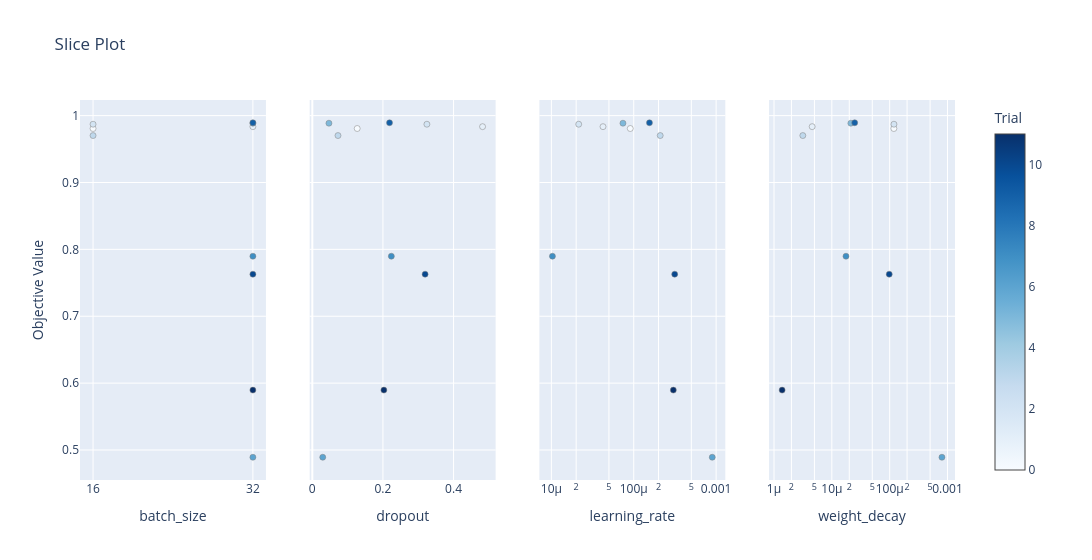

Notebook source saved alongside this figure:
### Code cell
vis.plot_slice(study, params=["learning_rate", "dropout", "weight_decay", "batch_size"])

### Figure 1 — Plotly figure (JSON) as saved in the notebook; plotly's stock layout.template omitted (floating-point values rounded to 4 significant figures)
{"data": [{"marker": {"color": [0, 1, 2, 3, 5, 6, 7, 9, 10, 11], "colorbar": {"title": {"text": "Trial"}, "x": 1, "xpad": 40}, "colorscale": [[0, "rgb(247,251,255)"], [0.125, "rgb(222,235,247)"], [0.25, "rgb(198,219,239)"], [0.375, "rgb(158,202,225)"], [0.5, "rgb(107,174,214)"], [0.625, "rgb(66,146,198)"], [0.75, "rgb(33,113,181)"], [0.875, "rgb(8,81,156)"], [1, "rgb(8,48,107)"]], "line": {"color": "Grey", "width": 0.5}, "showscale": true}, "mode": "markers", "name": "Feasible Trial", "showlegend": false, "type": "scatter", "x": [16, 32, 16, 16, 32, 32, 32, 32, 32, 32], "xaxis": "x", "y": [0.9807, 0.9835, 0.9871, 0.9702, 0.9886, 0.4892, 0.7898, 0.9893, 0.7629, 0.5896], "yaxis": "y"}, {"marker": {"color": [0, 1, 2, 3, 5, 6, 7, 9, 10, 11], "colorbar": {"title": {"text": "Trial"}, "x": 1, "xpad": 40}, "colorscale": [[0, "rgb(247,251,255)"], [0.125, "rgb(222,235,247)"], [0.25, "rgb(198,219,239)"], [0.375, "rgb(158,202,225)"], [0.5, "rgb(107,174,214)"], [0.625, "rgb(66,146,198)"], [0.75, "rgb(33,113,181)"], [0.875, "rgb(8,81,156)"], [1, "rgb(8,48,107)"]], "line": {"color": "Grey", "width": 0.5}, "showscale": false}, "mode": "markers", "name": "Feasible Trial", "showlegend": false, "type": "scatter", "x": [0.1271, 0.4821, 0.3245, 0.07274, 0.04707, 0.02953, 0.2238, 0.2187, 0.3193, 0.2027], "xaxis": "x2", "y": [0.9807, 0.9835, 0.9871, 0.9702, 0.9886, 0.4892, 0.7898, 0.9893, 0.7629, 0.5896], "yaxis": "y2"}, {"marker": {"color": [0, 1, 2, 3, 5, 6, 7, 9, 10, 11], "colorbar": {"title": {"text": "Trial"}, "x": 1, "xpad": 40}, "colorscale": [[0, "rgb(247,251,255)"], [0.125, "rgb(222,235,247)"], [0.25, "rgb(198,219,239)"], [0.375, "rgb(158,202,225)"], [0.5, "rgb(107,174,214)"], [0.625, "rgb(66,146,198)"], [0.75, "rgb(33,113,181)"], [0.875, "rgb(8,81,156)"], [1, "rgb(8,48,107)"]], "line": {"color": "Grey", "width": 0.5}, "showscale": false}, "mode": "markers", "name": "Feasible Trial", "showlegend": false, "type": "scatter", "x": [9.075e-05, 4.236e-05, 2.146e-05, 0.0002096, 7.394e-05, 0.000898, 1.03e-05, 0.0001551, 0.0003143, 0.0003024], "xaxis": "x3", "y": [0.9807, 0.9835, 0.9871, 0.9702, 0.9886, 0.4892, 0.7898, 0.9893, 0.7629, 0.5896], "yaxis": "y3"}, {"marker": {"color": [0, 1, 2, 3, 5, 6, 7, 9, 10, 11], "colorbar": {"title": {"text": "Trial"}, "x": 1, "xpad": 40}, "colorscale": [[0, "rgb(247,251,255)"], [0.125, "rgb(222,235,247)"], [0.25, "rgb(198,219,239)"], [0.375, "rgb(158,202,225)"], [0.5, "rgb(107,174,214)"], [0.625, "rgb(66,146,198)"], [0.75, "rgb(33,113,181)"], [0.875, "rgb(8,81,156)"], [1, "rgb(8,48,107)"]], "line": {"color": "Grey", "width": 0.5}, "showscale": false}, "mode": "markers", "name": "Feasible Trial", "showlegend": false, "type": "scatter", "x": [0.0001182, 4.569e-06, 0.0001186, 3.15e-06, 2.132e-05, 0.0008014, 1.756e-05, 2.485e-05, 9.827e-05, 1.381e-06], "xaxis": "x4", "y": [0.9807, 0.9835, 0.9871, 0.9702, 0.9886, 0.4892, 0.7898, 0.9893, 0.7629, 0.5896], "yaxis": "y4"}], "layout": {"title": {"text": "Slice Plot"}, "width": 1200, "xaxis": {"anchor": "y", "categoryarray": [16, 32], "categoryorder": "array", "domain": [0, 0.2125], "title": {"text": "batch_size"}, "type": "category"}, "xaxis2": {"anchor": "y2", "domain": [0.2625, 0.475], "title": {"text": "dropout"}}, "xaxis3": {"anchor": "y3", "domain": [0.525, 0.7375], "title": {"text": "learning_rate"}, "type": "log"}, "xaxis4": {"anchor": "y4", "domain": [0.7875, 1], "title": {"text": "weight_decay"}, "type": "log"}, "yaxis": {"anchor": "x", "domain": [0, 1], "title": {"text": "Objective Value"}}, "yaxis2": {"anchor": "x2", "domain": [0, 1], "matches": "y", "showticklabels": false}, "yaxis3": {"anchor": "x3", "domain": [0, 1], "matches": "y", "showticklabels": false}, "yaxis4": {"anchor": "x4", "domain": [0, 1], "matches": "y", "showticklabels": false}}}
